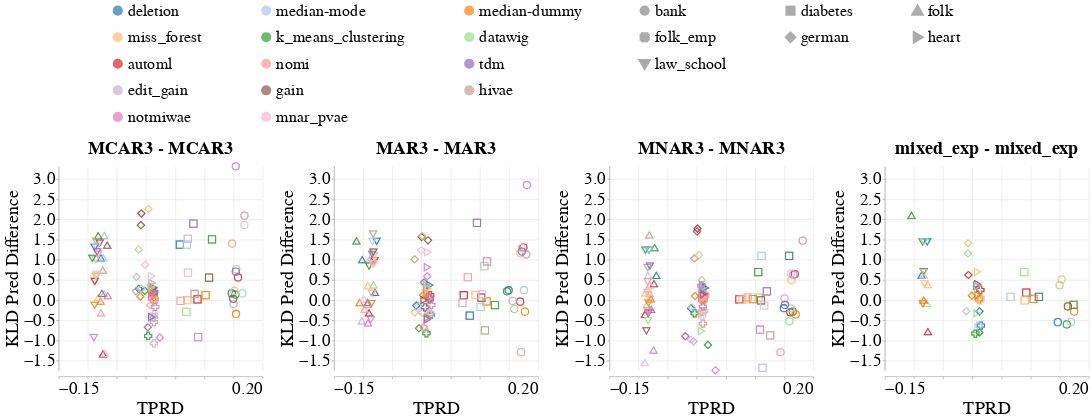

Notebook source saved alongside this figure:
### Code cell
create_scatter_plot(missingness_types=[
                        {'train': 'MCAR3', 'test': 'MCAR3'},
                        {'train': 'MAR3', 'test': 'MAR3'},
                        {'train': 'MNAR3', 'test': 'MNAR3'},
                        {'train': 'mixed_exp', 'test': 'MCAR1 & MAR1 & MNAR1'},
                    ],
                    imputation_quality_metric_name='kl_divergence_pred_difference',
                    model_performance_metric_name='Equalized_Odds_TPR',
                    dataset_to_column_name=DATASET_TO_COLUMN_NAME,
                    dataset_to_group=DATASETS_SENSITIVE_ATTRS,
                    shape_by='Dataset_Name', # Dataset_Name or Model_Name
                    base_font_size=30,
                    db_client_1=db_client_1,
                    db_client_3=db_client_3)

### Figure 1 — Vega-Lite specification as saved in the notebook (floating-point values rounded to 4 significant figures; data arrays with more than 128 entries replaced by an {"elided": "..."} marker saying what was removed)
{"config": {"view": {"continuousWidth": 400, "continuousHeight": 300, "stroke": null}, "axis": {"labelFontSize": 34, "labelFontWeight": "normal", "titleFontSize": 36, "titleFontWeight": "normal"}, "facet": {"spacing": 30}, "header": {"labelFontSize": 36, "labelFontWeight": "bold", "labelOrient": "top", "labelPadding": 5, "titleFontSize": 36}, "legend": {"columns": 3, "direction": "horizontal", "labelFontSize": 32, "labelLimit": 400, "orient": "top", "symbolOffset": 100, "symbolStrokeWidth": 10, "titleAnchor": "middle", "titleFontSize": 34, "titleLimit": 300}, "title": {"fontSize": 36}}, "data": {"name": "data-2b6578d3720ab8e2e4c7622b135c34ff"}, "facet": {"column": {"field": "Missingness_Type", "sort": ["MCAR3 - MCAR3", "MAR3 - MAR3", "MNAR3 - MNAR3", "mixed_exp - MCAR1 & MAR1 & MNAR1"], "title": null, "type": "nominal"}}, "spec": {"layer": [{"mark": {"type": "point", "size": 200}, "encoding": {"color": {"field": "Null_Imputer_Name", "scale": {"scheme": "category20"}, "sort": ["deletion", "median-mode", "median-dummy", "miss_forest", "k_means_clustering", "datawig", "automl", "nomi", "tdm", "edit_gain", "gain", "hivae", "notmiwae", "mnar_pvae"], "title": null, "type": "nominal"}, "shape": {"field": "Dataset_Name", "title": null, "type": "nominal"}, "x": {"axis": {"title": "TPRD"}, "field": "Equalized_Odds_TPR", "type": "quantitative"}, "y": {"axis": {"title": "KLD Pred Difference"}, "field": "Kl_Divergence_Pred_Difference", "scale": {"domain": [-1.737, 3.319]}, "type": "quantitative"}}}], "height": 400, "width": 400}, "resolve": {"scale": {"y": "independent"}}, "$schema": "https://vega.github.io/schema/vega-lite/v4.17.0.json", "datasets": {"data-2b6578d3720ab8e2e4c7622b135c34ff": {"elided": "686 records"}}}
